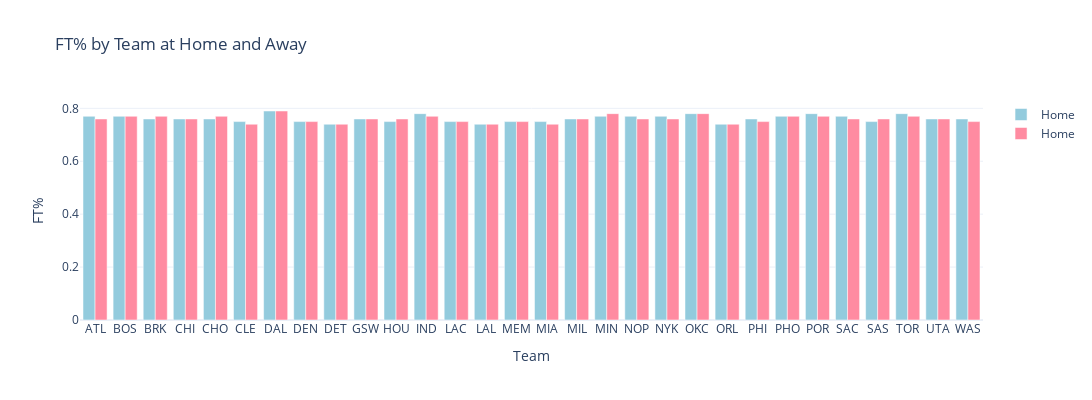

Source (notebook cell):
### Markdown cell above
## At the free throw line
Do home teams have an advantage at the free throw line?

### Code cell
# How teams fared at the free throw line (home and away)
# Create traces for home and away FT% percentages for each team
home_ft = go.Bar(x=nba_other_metrics[nba_other_metrics['Home'] == 1]['Team'], 
                    y=nba_other_metrics[nba_other_metrics['Home'] == 1]['Tm_FT%'], 
                    name='Home', 
                    marker_color='#93CBDD')
away_ft = go.Bar(x=nba_other_metrics[nba_other_metrics['Home'] == 0]['Team'], 
                    y=nba_other_metrics[nba_other_metrics['Home'] == 0]['Tm_FT%'], 
                    name='Home', 
                    marker_color='#FF8BA1')

fig = go.Figure(data=[home_ft, away_ft])
# Update the layout
fig.update_layout(title='FT% by Team at Home and Away',
                  xaxis_title='Team',
                  yaxis_title='FT%')
fig.update_layout(width = 1400, height = 400)
# fig.write_image("plots/nbaHomeWins.png", engine='kaleido')
fig.show()

### Figure 1 — Plotly figure (JSON) as saved in the notebook; plotly's stock layout.template omitted (floating-point values rounded to 4 significant figures)
{"data": [{"marker": {"color": "#93CBDD"}, "name": "Home", "type": "bar", "x": ["ATL", "BOS", "BRK", "CHI", "CHO", "CLE", "DAL", "DEN", "DET", "GSW", "HOU", "IND", "LAC", "LAL", "MEM", "MIA", "MIL", "MIN", "NOP", "NYK", "OKC", "ORL", "PHI", "PHO", "POR", "SAC", "SAS", "TOR", "UTA", "WAS"], "y": [0.77, 0.77, 0.76, 0.76, 0.76, 0.75, 0.79, 0.75, 0.74, 0.76, 0.75, 0.78, 0.75, 0.74, 0.75, 0.75, 0.76, 0.77, 0.77, 0.77, 0.78, 0.74, 0.76, 0.77, 0.78, 0.77, 0.75, 0.78, 0.76, 0.76]}, {"marker": {"color": "#FF8BA1"}, "name": "Home", "type": "bar", "x": ["ATL", "BOS", "BRK", "CHI", "CHO", "CLE", "DAL", "DEN", "DET", "GSW", "HOU", "IND", "LAC", "LAL", "MEM", "MIA", "MIL", "MIN", "NOP", "NYK", "OKC", "ORL", "PHI", "PHO", "POR", "SAC", "SAS", "TOR", "UTA", "WAS"], "y": [0.76, 0.77, 0.77, 0.76, 0.77, 0.74, 0.79, 0.75, 0.74, 0.76, 0.76, 0.77, 0.75, 0.74, 0.75, 0.74, 0.76, 0.78, 0.76, 0.76, 0.78, 0.74, 0.75, 0.77, 0.77, 0.76, 0.76, 0.77, 0.76, 0.75]}], "layout": {"height": 400, "title": {"text": "FT% by Team at Home and Away"}, "width": 1400, "xaxis": {"title": {"text": "Team"}}, "yaxis": {"title": {"text": "FT%"}}}}
